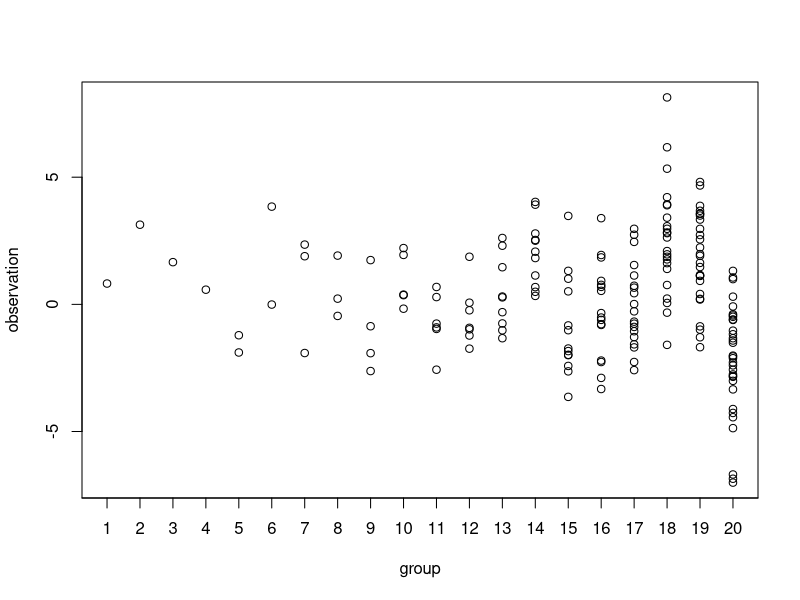
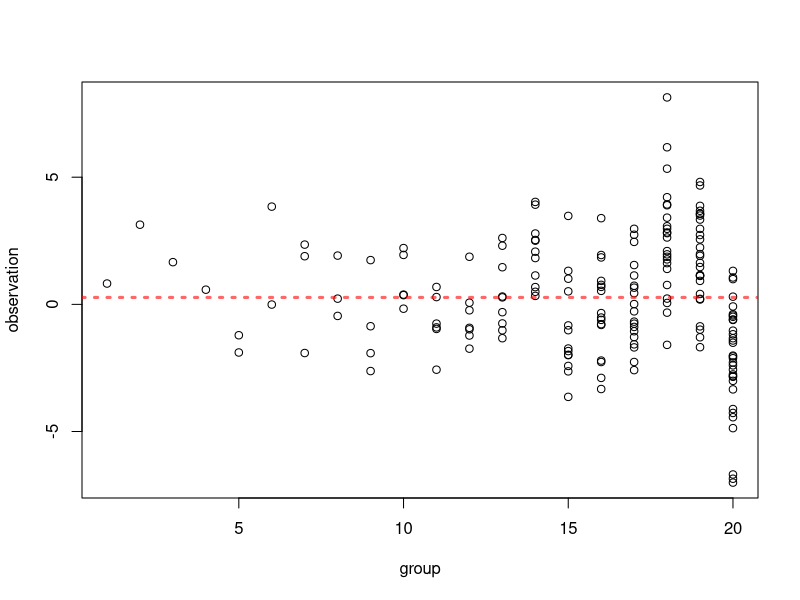
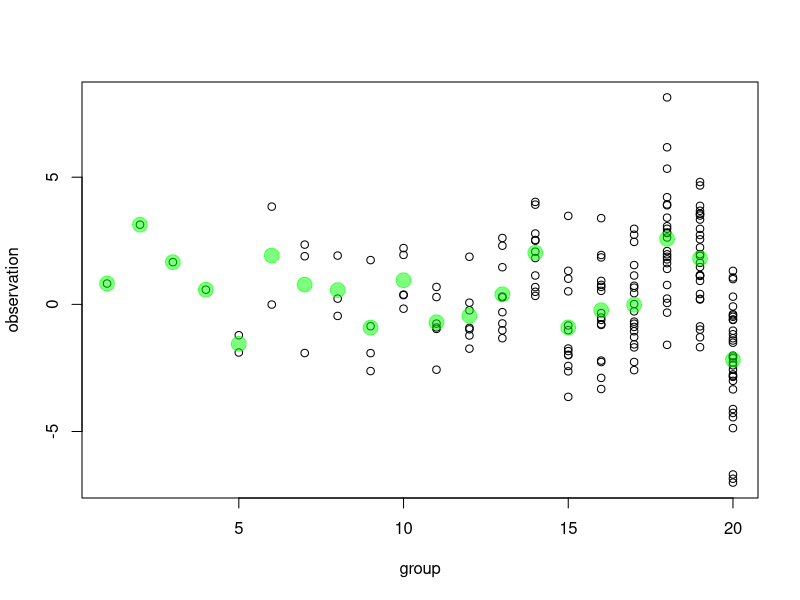
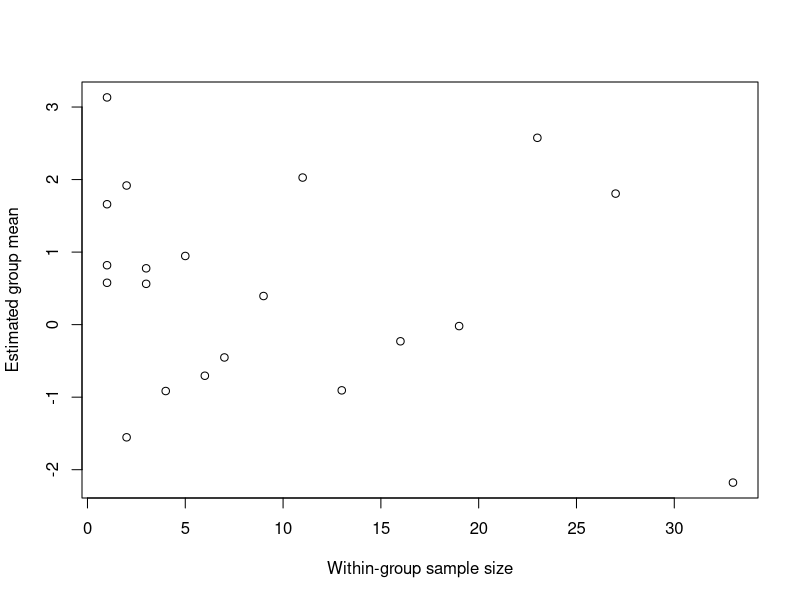
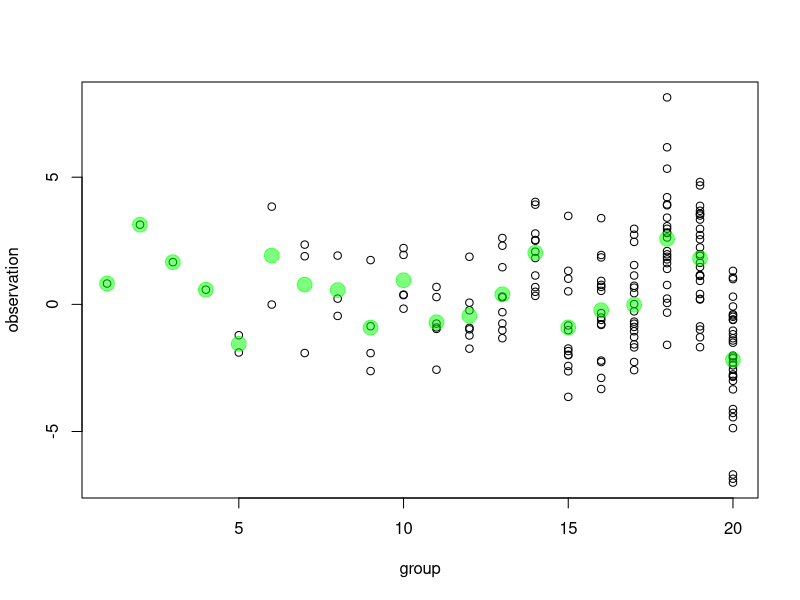
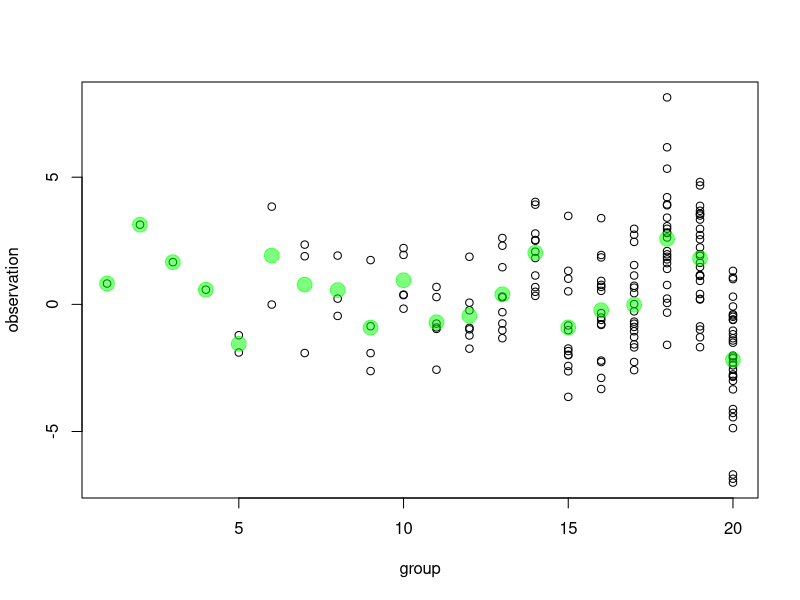
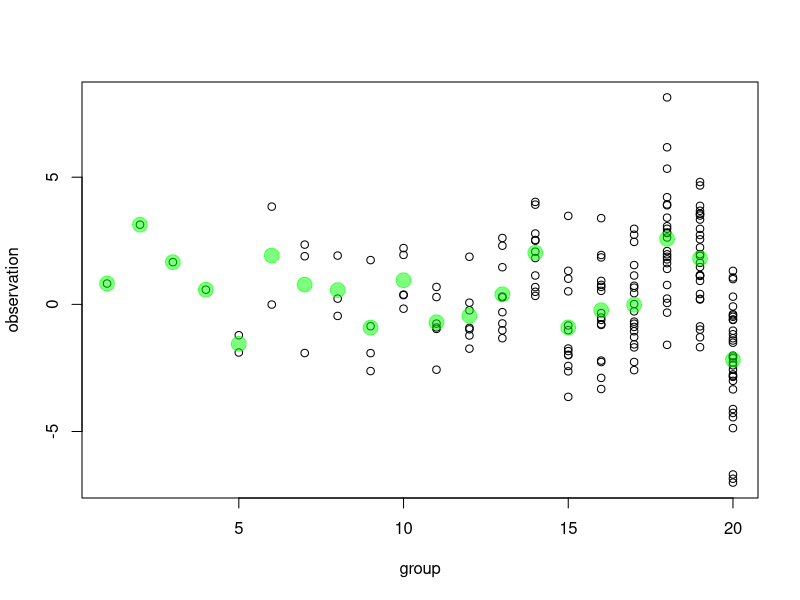

Source code (R) for these figures, in order:
## ---- chunk 1
library(scales)
library(lme4)
K <- 20 # number of groups
mu_alpha <- 0 # population mean
sigma_alpha <- 1 # among group sd
sigma_Y <- 2 # residual sd
e_nmin <- .1 # exp(minimum group sample size)
e_nmax <- 3.5 # exp(maximum group sample size)
n_j <- floor(exp(seq(e_nmin, e_nmax, length.out=K))) 
id <- rep(1:K, times=n_j)
N <- length(id)

# simulate vals
alpha_j <- rnorm(K, mu_alpha, sigma_alpha)
Y <- rnorm(N, alpha_j[id], sigma_Y)


plot(Y~id, ylab="observation", xlab="group", 
     xaxp  = c(0, K + 1, K + 1))
## ---- chunk 2
plot(Y~id, ylab="observation", xlab="group")
## Complete pooling / grand mean model
mod1 <- lm(Y ~ 1)
abline(mod1, col=alpha("red", .6), 
       lty=3, lwd=3)
## ---- chunk 3
## No pooling / independent means
mod2 <- lm(Y ~ 1 + factor(id))
alpha_est1 <- coef(mod2)
alpha_est1[-1] <- alpha_est1[1] + alpha_est1[-1]

plot(Y~id, ylab="observation", xlab="group")
points(x=1:K, alpha_est1, col=alpha("green", .5), 
       pch=19, cex=2)
## ---- chunk 4
anova(mod1, mod2)
## ---- chunk 5
plot(n_j, alpha_est1, 
     xlab="Within-group sample size", 
     ylab="Estimated group mean")
## ---- chunk 6
## No pooling / independent means
mod2 <- lm(Y ~ 1 + factor(id))
alpha_est1 <- coef(mod2)
alpha_est1[-1] <- alpha_est1[1] + alpha_est1[-1]

plot(Y~id, ylab="observation", xlab="group")
points(x=1:K, alpha_est1, col=alpha("green", .5), 
       pch=19, cex=2)
## ---- chunk 7
## No pooling / independent means
mod2 <- lm(Y ~ 1 + factor(id))
alpha_est1 <- coef(mod2)
alpha_est1[-1] <- alpha_est1[1] + alpha_est1[-1]

plot(Y~id, ylab="observation", xlab="group")
points(x=1:K, alpha_est1, col=alpha("green", .5), 
       pch=19, cex=2)
## ---- chunk 8
## No pooling / independent means
mod2 <- lm(Y ~ 1 + factor(id))
alpha_est1 <- coef(mod2)
alpha_est1[-1] <- alpha_est1[1] + alpha_est1[-1]

plot(Y~id, ylab="observation", xlab="group")
points(x=1:K, alpha_est1, col=alpha("green", .5), 
       pch=19, cex=2)
